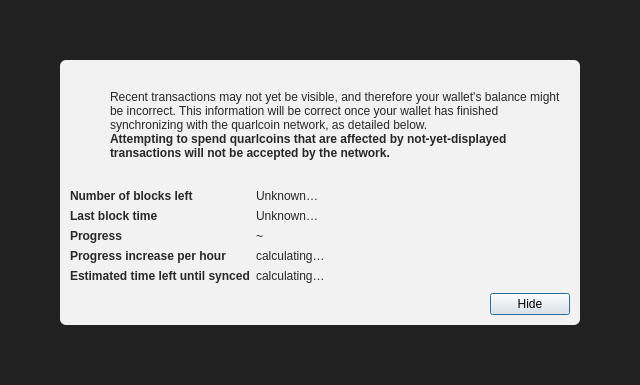
<?xml version="1.0" encoding="UTF-8"?>
<ui version="4.0">
 <class>ModalOverlay</class>
 <widget class="QWidget" name="ModalOverlay">
  <property name="geometry">
   <rect>
    <x>0</x>
    <y>0</y>
    <width>640</width>
    <height>385</height>
   </rect>
  </property>
  <property name="windowTitle">
   <string>Form</string>
  </property>
  <layout class="QVBoxLayout" name="verticalLayout" stretch="0">
   <property name="sizeConstraint">
    <enum>QLayout::SetDefaultConstraint</enum>
   </property>
   <property name="leftMargin">
    <number>0</number>
   </property>
   <property name="topMargin">
    <number>0</number>
   </property>
   <property name="rightMargin">
    <number>0</number>
   </property>
   <property name="bottomMargin">
    <number>0</number>
   </property>
   <item>
    <widget class="QWidget" name="bgWidget" native="true">
     <property name="styleSheet">
      <string notr="true">#bgWidget { background: rgba(0,0,0,220); }</string>
     </property>
     <layout class="QVBoxLayout" name="verticalLayoutMain" stretch="1">
      <property name="leftMargin">
       <number>60</number>
      </property>
      <property name="topMargin">
       <number>60</number>
      </property>
      <property name="rightMargin">
       <number>60</number>
      </property>
      <property name="bottomMargin">
       <number>60</number>
      </property>
      <item>
       <widget class="QWidget" name="contentWidget" native="true">
        <property name="styleSheet">
         <string notr="true">#contentWidget { background: rgba(255,255,255,240); border-radius: 6px; }

QLabel { color: rgb(40,40,40);  }</string>
        </property>
        <layout class="QVBoxLayout" name="verticalLayoutSub" stretch="1,0,0,0">
         <property name="spacing">
          <number>0</number>
         </property>
         <property name="leftMargin">
          <number>10</number>
         </property>
         <property name="topMargin">
          <number>10</number>
         </property>
         <property name="rightMargin">
          <number>10</number>
         </property>
         <property name="bottomMargin">
          <number>10</number>
         </property>
         <item>
          <layout class="QHBoxLayout" name="horizontalLayoutIconText" stretch="0,1">
           <property name="topMargin">
            <number>20</number>
           </property>
           <item>
            <layout class="QVBoxLayout" name="verticalLayoutIcon">
             <property name="leftMargin">
              <number>0</number>
             </property>
             <item>
              <widget class="QPushButton" name="warningIcon">
               <property name="enabled">
                <bool>false</bool>
               </property>
               <property name="text">
                <string/>
               </property>
               <property name="icon">
                <iconset>
                 <normaloff>:/icons/warning</normaloff>
                 <disabledoff>:/icons/warning</disabledoff>:/icons/warning</iconset>
               </property>
               <property name="iconSize">
                <size>
                 <width>48</width>
                 <height>48</height>
                </size>
               </property>
               <property name="flat">
                <bool>true</bool>
               </property>
              </widget>
             </item>
             <item>
              <spacer name="verticalSpacerWarningIcon">
               <property name="orientation">
                <enum>Qt::Vertical</enum>
               </property>
               <property name="sizeHint" stdset="0">
                <size>
                 <width>20</width>
                 <height>40</height>
                </size>
               </property>
              </spacer>
             </item>
            </layout>
           </item>
           <item>
            <layout class="QVBoxLayout" name="verticalLayoutInfoText">
             <property name="leftMargin">
              <number>0</number>
             </property>
             <property name="topMargin">
              <number>0</number>
             </property>
             <item>
              <widget class="QLabel" name="infoText">
               <property name="text">
                <string>Recent transactions may not yet be visible, and therefore your wallet's balance might be incorrect. This information will be correct once your wallet has finished synchronizing with the quarlcoin network, as detailed below.</string>
               </property>
               <property name="textFormat">
                <enum>Qt::RichText</enum>
               </property>
               <property name="wordWrap">
                <bool>true</bool>
               </property>
              </widget>
             </item>
             <item>
              <widget class="QLabel" name="infoTextStrong">
               <property name="font">
                <font>
                 <weight>75</weight>
                 <bold>true</bold>
                </font>
               </property>
               <property name="text">
                <string>Attempting to spend quarlcoins that are affected by not-yet-displayed transactions will not be accepted by the network.</string>
               </property>
               <property name="textFormat">
                <enum>Qt::RichText</enum>
               </property>
               <property name="wordWrap">
                <bool>true</bool>
               </property>
              </widget>
             </item>
             <item>
              <spacer name="verticalSpacerInTextSpace">
               <property name="orientation">
                <enum>Qt::Vertical</enum>
               </property>
               <property name="sizeHint" stdset="0">
                <size>
                 <width>20</width>
                 <height>40</height>
                </size>
               </property>
              </spacer>
             </item>
            </layout>
           </item>
          </layout>
         </item>
         <item>
          <spacer name="verticalSpacerAfterText">
           <property name="orientation">
            <enum>Qt::Vertical</enum>
           </property>
           <property name="sizeHint" stdset="0">
            <size>
             <width>20</width>
             <height>40</height>
            </size>
           </property>
          </spacer>
         </item>
         <item>
          <layout class="QFormLayout" name="formLayout">
           <property name="fieldGrowthPolicy">
            <enum>QFormLayout::FieldsStayAtSizeHint</enum>
           </property>
           <property name="horizontalSpacing">
            <number>6</number>
           </property>
           <property name="verticalSpacing">
            <number>6</number>
           </property>
           <property name="topMargin">
            <number>10</number>
           </property>
           <item row="0" column="0">
            <widget class="QLabel" name="labelNumberOfBlocksLeft">
             <property name="font">
              <font>
               <weight>75</weight>
               <bold>true</bold>
              </font>
             </property>
             <property name="text">
              <string>Number of blocks left</string>
             </property>
            </widget>
           </item>
           <item row="0" column="1">
            <widget class="QLabel" name="numberOfBlocksLeft">
             <property name="text">
              <string>Unknown…</string>
             </property>
            </widget>
           </item>
           <item row="1" column="0">
            <widget class="QLabel" name="labelLastBlockTime">
             <property name="font">
              <font>
               <weight>75</weight>
               <bold>true</bold>
              </font>
             </property>
             <property name="text">
              <string>Last block time</string>
             </property>
            </widget>
           </item>
           <item row="1" column="1">
            <widget class="QLabel" name="newestBlockDate">
             <property name="sizePolicy">
              <sizepolicy hsizetype="Maximum" vsizetype="Preferred">
               <horstretch>0</horstretch>
               <verstretch>0</verstretch>
              </sizepolicy>
             </property>
             <property name="text">
              <string>Unknown…</string>
             </property>
            </widget>
           </item>
           <item row="2" column="0">
            <widget class="QLabel" name="labelSyncDone">
             <property name="font">
              <font>
               <weight>75</weight>
               <bold>true</bold>
              </font>
             </property>
             <property name="text">
              <string>Progress</string>
             </property>
            </widget>
           </item>
           <item row="2" column="1">
            <layout class="QHBoxLayout" name="horizontalLayoutSync" stretch="0,1">
             <item>
              <widget class="QLabel" name="percentageProgress">
               <property name="text">
                <string notr="true">~</string>
               </property>
              </widget>
             </item>
            </layout>
           </item>
           <item row="4" column="0">
            <widget class="QLabel" name="labelProgressIncrease">
             <property name="font">
              <font>
               <weight>75</weight>
               <bold>true</bold>
              </font>
             </property>
             <property name="text">
              <string>Progress increase per hour</string>
             </property>
            </widget>
           </item>
           <item row="4" column="1">
            <widget class="QLabel" name="progressIncreasePerH">
             <property name="text">
              <string>calculating…</string>
             </property>
            </widget>
           </item>
           <item row="5" column="0">
            <widget class="QLabel" name="labelEstimatedTimeLeft">
             <property name="font">
              <font>
               <weight>75</weight>
               <bold>true</bold>
              </font>
             </property>
             <property name="text">
              <string>Estimated time left until synced</string>
             </property>
            </widget>
           </item>
           <item row="5" column="1">
            <widget class="QLabel" name="expectedTimeLeft">
             <property name="text">
              <string>calculating…</string>
             </property>
            </widget>
           </item>
          </layout>
         </item>
         <item>
          <layout class="QHBoxLayout" name="horizontalLayoutButtons">
           <property name="leftMargin">
            <number>10</number>
           </property>
           <property name="topMargin">
            <number>10</number>
           </property>
           <item>
            <spacer name="horizontalSpacer">
             <property name="orientation">
              <enum>Qt::Horizontal</enum>
             </property>
             <property name="sizeHint" stdset="0">
              <size>
               <width>40</width>
               <height>20</height>
              </size>
             </property>
            </spacer>
           </item>
           <item>
            <widget class="QPushButton" name="closeButton">
             <property name="text">
              <string>Hide</string>
             </property>
             <property name="shortcut">
              <string>Esc</string>
             </property>
             <property name="focusPolicy">
              <enum>Qt::StrongFocus</enum>
             </property>
             <property name="default">
              <bool>true</bool>
             </property>
            </widget>
           </item>
          </layout>
         </item>
        </layout>
       </widget>
      </item>
     </layout>
    </widget>
   </item>
  </layout>
 </widget>
 <resources/>
 <connections/>
</ui>
